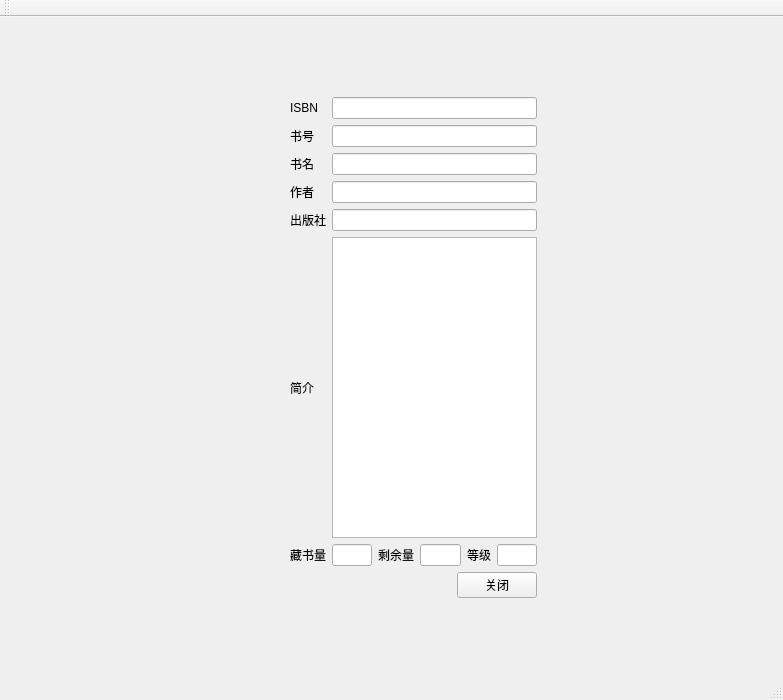
<?xml version="1.0" encoding="UTF-8"?>
<ui version="4.0">
 <class>book_display</class>
 <widget class="QMainWindow" name="book_display">
  <property name="geometry">
   <rect>
    <x>0</x>
    <y>0</y>
    <width>783</width>
    <height>700</height>
   </rect>
  </property>
  <property name="windowTitle">
   <string>MainWindow</string>
  </property>
  <widget class="QWidget" name="centralwidget">
   <widget class="QWidget" name="gridLayoutWidget_2">
    <property name="geometry">
     <rect>
      <x>290</x>
      <y>80</y>
      <width>247</width>
      <height>501</height>
     </rect>
    </property>
    <layout class="QGridLayout" name="gridLayout_2">
     <item row="7" column="1">
      <widget class="QTextEdit" name="intro_edit">
       <property name="styleSheet">
        <string notr="true">font: 9pt &quot;微软雅黑&quot;;</string>
       </property>
      </widget>
     </item>
     <item row="15" column="0" colspan="2">
      <layout class="QHBoxLayout" name="horizontalLayout_3">
       <item>
        <spacer name="horizontalSpacer">
         <property name="orientation">
          <enum>Qt::Horizontal</enum>
         </property>
         <property name="sizeHint" stdset="0">
          <size>
           <width>40</width>
           <height>20</height>
          </size>
         </property>
        </spacer>
       </item>
       <item>
        <widget class="QPushButton" name="exit_but">
         <property name="text">
          <string>关闭</string>
         </property>
        </widget>
       </item>
      </layout>
     </item>
     <item row="5" column="1">
      <widget class="QLineEdit" name="author_edit"/>
     </item>
     <item row="5" column="0">
      <widget class="QLabel" name="label_5">
       <property name="text">
        <string>作者</string>
       </property>
      </widget>
     </item>
     <item row="7" column="0">
      <widget class="QLabel" name="label_8">
       <property name="text">
        <string>简介</string>
       </property>
      </widget>
     </item>
     <item row="4" column="1">
      <widget class="QLineEdit" name="name_edit"/>
     </item>
     <item row="6" column="1">
      <widget class="QLineEdit" name="press_edit"/>
     </item>
     <item row="6" column="0">
      <widget class="QLabel" name="label_7">
       <property name="text">
        <string>出版社</string>
       </property>
      </widget>
     </item>
     <item row="4" column="0">
      <widget class="QLabel" name="label">
       <property name="text">
        <string>书名</string>
       </property>
      </widget>
     </item>
     <item row="1" column="0">
      <widget class="QLabel" name="label_9">
       <property name="text">
        <string>ISBN</string>
       </property>
      </widget>
     </item>
     <item row="8" column="0" colspan="2">
      <layout class="QHBoxLayout" name="horizontalLayout_5">
       <item>
        <widget class="QLabel" name="label_3">
         <property name="text">
          <string>藏书量</string>
         </property>
        </widget>
       </item>
       <item>
        <widget class="QLineEdit" name="total_edit"/>
       </item>
       <item>
        <widget class="QLabel" name="label_4">
         <property name="text">
          <string>剩余量</string>
         </property>
        </widget>
       </item>
       <item>
        <widget class="QLineEdit" name="left_edit"/>
       </item>
       <item>
        <widget class="QLabel" name="label_10">
         <property name="text">
          <string>等级</string>
         </property>
        </widget>
       </item>
       <item>
        <widget class="QLineEdit" name="level_edit"/>
       </item>
      </layout>
     </item>
     <item row="3" column="0">
      <widget class="QLabel" name="label_6">
       <property name="text">
        <string>书号</string>
       </property>
      </widget>
     </item>
     <item row="3" column="1">
      <widget class="QLineEdit" name="id_edit"/>
     </item>
     <item row="1" column="1">
      <widget class="QLineEdit" name="ISBN_edit"/>
     </item>
    </layout>
   </widget>
   <widget class="QLabel" name="label_2">
    <property name="geometry">
     <rect>
      <x>260</x>
      <y>60</y>
      <width>301</width>
      <height>541</height>
     </rect>
    </property>
    <property name="styleSheet">
     <string notr="true">border-image: url(:/new/prefix1/picture/框Big.png);</string>
    </property>
    <property name="text">
     <string/>
    </property>
   </widget>
   <zorder>label_2</zorder>
   <zorder>gridLayoutWidget_2</zorder>
   <zorder>ISBN_edit</zorder>
  </widget>
  <widget class="QStatusBar" name="statusbar"/>
  <widget class="QToolBar" name="toolBar">
   <property name="windowTitle">
    <string>toolBar</string>
   </property>
   <attribute name="toolBarArea">
    <enum>TopToolBarArea</enum>
   </attribute>
   <attribute name="toolBarBreak">
    <bool>false</bool>
   </attribute>
  </widget>
 </widget>
 <resources/>
 <connections/>
</ui>
